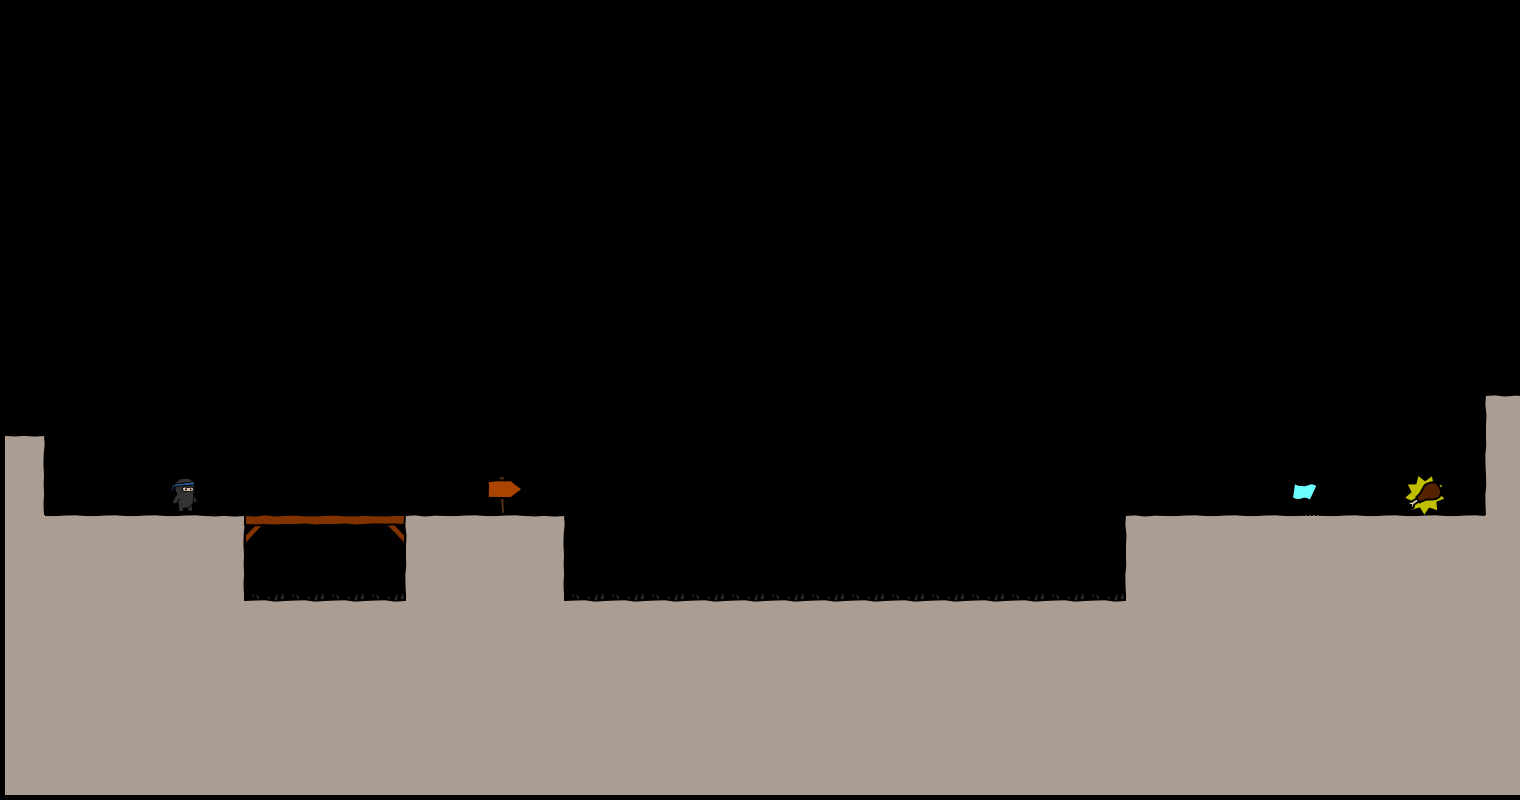

A level layout from a 2D game, rendered from its tile map. Below: a short description, then the map file with its tile-grid data intact:
An orthogonal 38x20 tile map with 40x40 px tiles, 4 tile layers (bg, walls, objects, fg), 3 tilesets.

<map version="1.0" orientation="orthogonal" width="38" height="20" tilewidth="40" tileheight="40">
 <tileset firstgid="1" name="world1" tilewidth="50" tileheight="50">
  <image source="world1.png" width="400" height="400" />
 </tileset>
 <tileset firstgid="65" name="objectpalette" tilewidth="50" tileheight="50">
  <image source="objectpalette.png" width="400" height="500" />
 </tileset>
 <tileset firstgid="145" name="background" tilewidth="40" tileheight="40">
  <image source="background1.png" width="320" height="600" />
 </tileset>
 <layer name="bg" width="38" height="20">
  <data encoding="csv">
0,0,0,0,0,0,0,0,0,0,0,0,0,0,0,0,0,0,0,0,0,0,0,0,0,0,0,0,0,0,0,0,0,0,0,0,0,0,
0,0,0,0,0,0,0,0,0,0,0,0,0,0,0,0,0,0,0,0,0,0,0,0,0,0,0,0,0,0,0,0,0,0,0,0,0,0,
0,0,0,0,0,0,0,0,0,0,0,0,0,0,0,0,0,0,0,0,0,0,0,0,0,0,0,0,0,0,0,0,0,0,0,0,0,0,
0,0,0,0,0,0,0,0,0,0,0,0,0,0,0,0,0,0,0,0,0,0,0,0,0,0,0,0,0,0,0,0,0,0,0,0,0,0,
0,0,0,0,0,0,0,0,0,0,0,0,0,0,0,0,0,0,0,0,0,0,0,0,0,0,0,0,0,0,0,0,0,0,0,0,0,0,
0,0,0,0,0,0,0,0,0,0,0,0,0,0,0,0,0,0,0,0,0,0,0,0,0,0,0,0,0,0,0,0,0,0,0,0,0,0,
0,0,0,0,0,0,0,0,0,0,0,0,0,0,0,0,0,0,0,0,0,0,0,0,0,0,0,0,0,0,0,0,0,0,0,0,0,0,
0,0,0,0,0,0,0,0,0,0,0,0,0,0,0,0,0,0,0,0,0,0,0,0,0,0,0,0,0,0,0,0,0,0,0,0,0,0,
0,0,0,0,0,0,0,0,0,0,0,0,0,0,0,0,0,0,0,0,0,0,0,0,0,0,0,0,0,0,0,0,0,0,0,0,0,0,
0,0,0,0,0,0,0,0,0,0,0,0,0,0,0,0,0,0,0,0,0,0,0,0,0,0,0,0,0,0,0,0,0,0,0,0,0,0,
0,0,0,0,0,0,0,0,0,0,0,0,0,0,0,0,0,0,0,0,0,0,0,0,0,0,0,0,0,0,0,0,0,0,0,0,0,0,
0,0,0,0,0,0,0,0,0,0,0,0,0,0,0,0,0,0,0,0,0,0,0,0,0,0,0,0,0,0,0,0,0,0,0,0,0,0,
0,0,0,0,0,0,0,0,0,0,0,0,0,0,0,0,0,0,0,0,0,0,0,0,0,0,0,0,0,0,0,0,0,0,0,0,0,0,
0,0,0,0,0,0,0,0,0,0,0,0,0,0,0,0,0,0,0,0,0,0,0,0,0,0,0,0,0,0,0,0,0,0,0,0,0,0,
0,0,0,0,0,0,0,0,0,0,0,0,0,0,0,0,0,0,0,0,0,0,0,0,0,0,0,0,0,0,0,0,0,0,0,0,0,0,
0,0,0,0,0,0,0,0,0,0,0,0,0,0,0,0,0,0,0,0,0,0,0,0,0,0,0,0,0,0,0,0,0,0,0,0,0,0,
0,0,0,0,0,0,0,0,0,0,0,0,0,0,0,0,0,0,0,0,0,0,0,0,0,0,0,0,0,0,0,0,0,0,0,0,0,0,
0,0,0,0,0,0,0,0,0,0,0,0,0,0,0,0,0,0,0,0,0,0,0,0,0,0,0,0,0,0,0,0,0,0,0,0,0,0,
0,0,0,0,0,0,0,0,0,0,0,0,0,0,0,0,0,0,0,0,0,0,0,0,0,0,0,0,0,0,0,0,0,0,0,0,0,0,
0,0,0,0,0,0,0,0,0,0,0,0,0,0,0,0,0,0,0,0,0,0,0,0,0,0,0,0,0,0,0,0,0,0,0,0,0,0
</data>
 </layer>
 <layer name="walls" width="38" height="20">
  <data encoding="csv">
0,0,0,0,0,0,0,0,0,0,0,0,0,0,0,0,0,0,0,0,0,0,0,0,0,0,0,0,0,0,0,0,0,0,0,0,0,0,
0,0,0,0,0,0,0,0,0,0,0,0,0,0,0,0,0,0,0,0,0,0,0,0,0,0,0,0,0,0,0,0,0,0,0,0,0,0,
0,0,0,0,0,0,0,0,0,0,0,0,0,0,0,0,0,0,0,0,0,0,0,0,0,0,0,0,0,0,0,0,0,0,0,0,0,0,
0,0,0,0,0,0,0,0,0,0,0,0,0,0,0,0,0,0,0,0,0,0,0,0,0,0,0,0,0,0,0,0,0,0,0,0,0,0,
0,0,0,0,0,0,0,0,0,0,0,0,0,0,0,0,0,0,0,0,0,0,0,0,0,0,0,0,0,0,0,0,0,0,0,0,0,0,
0,0,0,0,0,0,0,0,0,0,0,0,0,0,0,0,0,0,0,0,0,0,0,0,0,0,0,0,0,0,0,0,0,0,0,0,0,0,
0,0,0,0,0,0,0,0,0,0,0,0,0,0,0,0,0,0,0,0,0,0,0,0,0,0,0,0,0,0,0,0,0,0,0,0,0,0,
0,0,0,0,0,0,0,0,0,0,0,0,0,0,0,0,0,0,0,0,0,0,0,0,0,0,0,0,0,0,0,0,0,0,0,0,0,0,
0,0,0,0,0,0,0,0,0,0,0,0,0,0,0,0,0,0,0,0,0,0,0,0,0,0,0,0,0,0,0,0,0,0,0,0,0,0,
0,0,0,0,0,0,0,0,0,0,0,0,0,0,0,0,0,0,0,0,0,0,0,0,0,0,0,0,0,0,0,0,0,0,0,0,0,0,
0,0,0,0,0,0,0,0,0,0,0,0,0,0,0,0,0,0,0,0,0,0,0,0,0,0,0,0,0,0,0,0,0,0,0,0,0,9,
11,0,0,0,0,0,0,0,0,0,0,0,0,0,0,0,0,0,0,0,0,0,0,0,0,0,0,0,0,0,0,0,0,0,0,0,0,17,
19,0,0,0,0,0,0,0,0,0,0,0,34,0,0,0,0,0,0,0,0,0,0,0,0,0,0,0,0,0,0,0,0,0,0,0,0,17,
18,10,10,10,10,11,6,7,7,8,9,10,10,11,0,0,0,0,0,0,0,0,0,0,0,0,0,0,9,10,10,10,10,10,10,10,10,18,
18,18,18,18,18,19,0,0,0,0,17,18,18,19,0,0,0,0,0,0,0,0,0,0,0,0,0,0,17,18,18,18,18,18,18,18,18,18,
18,18,18,18,18,18,0,0,0,0,18,18,18,18,0,0,0,0,0,0,0,0,0,0,0,0,0,0,18,18,18,18,18,18,18,18,18,18,
18,18,18,18,18,18,18,18,18,18,18,18,18,18,18,18,18,18,18,18,18,18,18,18,18,18,18,18,18,18,18,18,18,18,18,18,18,18,
18,18,18,18,18,18,18,18,18,18,18,18,18,18,18,18,18,18,18,18,18,18,18,18,18,18,18,18,18,18,18,18,18,18,18,18,18,18,
18,18,18,18,18,18,18,18,18,18,18,18,18,18,18,18,18,18,18,18,18,18,18,18,18,18,18,18,18,18,18,18,18,18,18,18,18,18,
18,18,18,18,18,18,18,18,18,18,18,18,18,18,18,18,18,18,18,18,18,18,18,18,18,18,18,18,18,18,18,18,18,18,18,18,18,18
</data>
 </layer>
 <layer name="objects" width="38" height="20">
  <data encoding="csv">
0,0,0,0,0,0,0,0,0,0,0,0,0,0,0,0,0,0,0,0,0,0,0,0,0,0,0,0,0,0,0,0,0,0,0,0,0,0,
0,0,0,0,0,0,0,0,0,0,0,0,0,0,0,0,0,0,0,0,0,0,0,0,0,0,0,0,0,0,0,0,0,0,0,0,0,0,
0,0,0,0,0,0,0,0,0,0,0,0,0,0,0,0,0,0,0,0,0,0,0,0,0,0,0,0,0,0,0,0,0,0,0,0,0,0,
0,0,0,0,0,0,0,0,0,0,0,0,0,0,0,0,0,0,0,0,0,0,0,0,0,0,0,0,0,0,0,0,0,0,0,0,0,0,
0,0,0,0,0,0,0,0,0,0,0,0,0,0,0,0,0,0,0,0,0,0,0,0,0,0,0,0,0,0,0,0,0,0,0,0,0,0,
0,0,0,0,0,0,0,0,0,0,0,0,0,0,0,0,0,0,0,0,0,0,0,0,0,0,0,0,0,0,0,0,0,0,0,0,0,0,
0,0,0,0,0,0,0,0,0,0,0,0,0,0,0,0,0,0,0,0,0,0,0,0,0,0,0,0,0,0,0,0,0,0,0,0,0,0,
0,0,0,0,0,0,0,0,0,0,0,0,0,0,0,0,0,0,0,0,0,0,0,0,0,0,0,0,0,0,0,0,0,0,0,0,0,0,
0,0,0,0,0,0,0,0,0,0,0,0,0,0,0,0,0,0,0,0,0,0,0,0,0,0,0,0,0,0,0,0,0,0,0,0,0,0,
0,0,0,0,0,0,0,0,0,0,0,0,0,0,0,0,0,0,0,0,0,0,0,0,0,0,0,0,0,0,0,0,0,0,0,0,0,0,
0,0,0,0,0,0,0,0,0,0,0,0,0,0,0,0,0,0,0,0,0,0,0,0,0,0,0,0,0,0,0,0,0,0,0,0,0,0,
0,0,0,0,0,0,0,0,0,0,0,0,0,0,0,0,0,0,0,0,0,0,0,0,0,0,0,0,0,0,0,0,0,0,0,0,0,0,
0,0,0,0,65,0,0,0,0,0,0,0,0,0,0,0,0,0,0,0,0,0,0,0,0,0,0,0,0,0,0,0,66,0,0,78,0,0,
0,0,0,0,0,0,0,0,0,0,0,0,0,0,0,0,0,0,0,0,0,0,0,0,0,0,0,0,0,0,0,0,0,0,0,0,0,0,
0,0,0,0,0,0,0,0,0,0,0,0,0,0,0,0,0,0,0,0,0,0,0,0,0,0,0,0,0,0,0,0,0,0,0,0,0,0,
0,0,0,0,0,0,106,106,106,106,0,0,0,0,106,106,106,106,106,106,106,106,106,106,106,106,106,106,0,0,0,0,0,0,0,0,0,0,
0,0,0,0,0,0,0,0,0,0,0,0,0,0,0,0,0,0,0,0,0,0,0,0,0,0,0,0,0,0,0,0,0,0,0,0,0,0,
0,0,0,0,0,0,0,0,0,0,0,0,0,0,0,0,0,0,0,0,0,0,0,0,0,0,0,0,0,0,0,0,0,0,0,0,0,0,
0,0,0,0,0,0,0,0,0,0,0,0,0,0,0,0,0,0,0,0,0,0,0,0,0,0,0,0,0,0,0,0,0,0,0,0,0,0,
0,0,0,0,0,0,0,0,0,0,0,0,0,0,0,0,0,0,0,0,0,0,0,0,0,0,0,0,0,0,0,0,0,0,0,0,0,0
</data>
 </layer>
 <layer name="fg" width="38" height="20">
  <data encoding="csv">
0,0,0,0,0,0,0,0,0,0,0,0,0,0,0,0,0,0,0,0,0,0,0,0,0,0,0,0,0,0,0,0,0,0,0,0,0,0,
0,0,0,0,0,0,0,0,0,0,0,0,0,0,0,0,0,0,0,0,0,0,0,0,0,0,0,0,0,0,0,0,0,0,0,0,0,0,
0,0,0,0,0,0,0,0,0,0,0,0,0,0,0,0,0,0,0,0,0,0,0,0,0,0,0,0,0,0,0,0,0,0,0,0,0,0,
0,0,0,0,0,0,0,0,0,0,0,0,0,0,0,0,0,0,0,0,0,0,0,0,0,0,0,0,0,0,0,0,0,0,0,0,0,0,
0,0,0,0,0,0,0,0,0,0,0,0,0,0,0,0,0,0,0,0,0,0,0,0,0,0,0,0,0,0,0,0,0,0,0,0,0,0,
0,0,0,0,0,0,0,0,0,0,0,0,0,0,0,0,0,0,0,0,0,0,0,0,0,0,0,0,0,0,0,0,0,0,0,0,0,0,
0,0,0,0,0,0,0,0,0,0,0,0,0,0,0,0,0,0,0,0,0,0,0,0,0,0,0,0,0,0,0,0,0,0,0,0,0,0,
0,0,0,0,0,0,0,0,0,0,0,0,0,0,0,0,0,0,0,0,0,0,0,0,0,0,0,0,0,0,0,0,0,0,0,0,0,0,
0,0,0,0,0,0,0,0,0,0,0,0,0,0,0,0,0,0,0,0,0,0,0,0,0,0,0,0,0,0,0,0,0,0,0,0,0,0,
0,0,0,0,0,0,0,0,0,0,0,0,0,0,0,0,0,0,0,0,0,0,0,0,0,0,0,0,0,0,0,0,0,0,0,0,0,0,
0,0,0,0,0,0,0,0,0,0,0,0,0,0,0,0,0,0,0,0,0,0,0,0,0,0,0,0,0,0,0,0,0,0,0,0,0,0,
0,0,0,0,0,0,0,0,0,0,0,0,0,0,0,0,0,0,0,0,0,0,0,0,0,0,0,0,0,0,0,0,0,0,0,0,0,0,
0,0,0,0,0,0,0,0,0,0,0,0,0,0,0,0,0,0,0,0,0,0,0,0,0,0,0,0,0,0,0,0,0,0,0,0,0,0,
0,0,0,0,0,0,0,0,0,0,0,0,0,0,0,0,0,0,0,0,0,0,0,0,0,0,0,0,0,0,0,0,0,0,0,0,0,0,
0,0,0,0,0,0,0,0,0,0,0,0,0,0,0,0,0,0,0,0,0,0,0,0,0,0,0,0,0,0,0,0,0,0,0,0,0,0,
0,0,0,0,0,0,0,0,0,0,0,0,0,0,0,0,0,0,0,0,0,0,0,0,0,0,0,0,0,0,0,0,0,0,0,0,0,0,
0,0,0,0,0,0,0,0,0,0,0,0,0,0,0,0,0,0,0,0,0,0,0,0,0,0,0,0,0,0,0,0,0,0,0,0,0,0,
0,0,0,0,0,0,0,0,0,0,0,0,0,0,0,0,0,0,0,0,0,0,0,0,0,0,0,0,0,0,0,0,0,0,0,0,0,0,
0,0,0,0,0,0,0,0,0,0,0,0,0,0,0,0,0,0,0,0,0,0,0,0,0,0,0,0,0,0,0,0,0,0,0,0,0,0,
0,0,0,0,0,0,0,0,0,0,0,0,0,0,0,0,0,0,0,0,0,0,0,0,0,0,0,0,0,0,0,0,0,0,0,0,0,0
</data>
 </layer>
</map>
